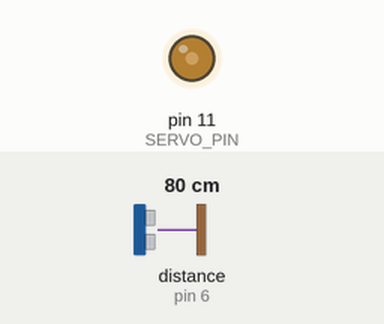
Bench run of a sketch on a simulated Arduino Uno, built with avr-gcc and run on an emulated ATmega328P. Shown: output pins drawn as LEDs (lit = HIGH). Wiring (inferred from the names in the program): ultrasonic range finder: trigger pin 5; echo pin 6. Inputs (shaded band) come from the test bench; at power-on: distance to the obstacle (sensor on pin 6) 80 cm. The echo pulse lasts 58.3 µs per cm; pins used as bus, display or sensor lines are not drawn; what the sketch prints to the serial monitor is not drawn.

Above: at 1.2 s.
1.3 s: distance to the obstacle (sensor on pin 6) set to 9 cm
2.8 s: distance to the obstacle (sensor on pin 6) set to 6 cm
At 4.9 s:
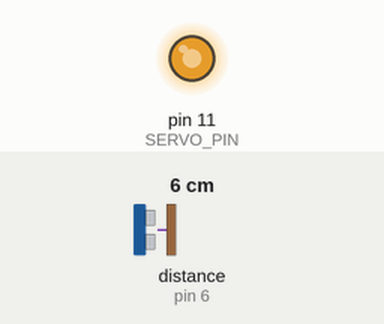
5.4 s: distance to the obstacle (sensor on pin 6) set to 18 cm
Timing chart, 0 to 10.6 s (numbered marks = the images above; inputs shaded):
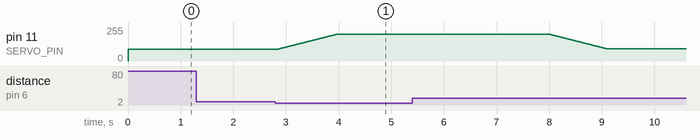

The sketch:

distance_sensor.ino
```cpp
#include <Arduino.h>

#define TRIGGER_PIN 5
#define ECHO_PIN 6
#define MAX_DISTANCE 200
#define DEEP_SLEEP 5 * 60 * 1000000
//#define DEBUG
#define SERVO_PIN 11
#define UPPER_LIMIT 200
#define LOWER_LIMIT 90
#define UPPER_PING 400
#define STEP_SIZE 1

long testDistance();
void sleepNow();
int angle = 0;

void setup() {
  Serial.begin(115200);
  pinMode(SERVO_PIN, OUTPUT);

  // Lower the boom gate to start
  analogWrite(SERVO_PIN, angle = LOWER_LIMIT);
  Serial.println("Reset");
}

void loop() {
  long ping = testDistance();

  delay(50);

  if(UPPER_PING > ping){
    // Lower the boom gate
    while(angle < UPPER_LIMIT){
      analogWrite(SERVO_PIN, angle);
      angle += STEP_SIZE;
      delay(10);
    }

    while(testDistance() > UPPER_PING){
      delay(10);
    }

    delay(4000); // Wait for the car to drive out

  }else{
    // Raise the boom gate
    while(angle > LOWER_LIMIT){
      analogWrite(SERVO_PIN, angle);
      angle -= STEP_SIZE;
      delay(10);
    }
  }

#ifdef DEBUG
  Serial.print("Ping: ");
  Serial.print(ping);
  Serial.println("cm");

  Serial.print("Angle: ");
  Serial.println(angle);
#endif

}

long testDistance(){
  pinMode(TRIGGER_PIN, OUTPUT);
  digitalWrite(TRIGGER_PIN, LOW);
  delayMicroseconds(2);
  digitalWrite(TRIGGER_PIN, HIGH);
  delayMicroseconds(10);
  digitalWrite(TRIGGER_PIN, LOW);
  delayMicroseconds(5);

  pinMode(ECHO_PIN, INPUT);
  long duration = pulseIn(ECHO_PIN, HIGH);

  return duration;
}
```

Measured:
- the behaviour switches between 8 and 7 cm on distance to the obstacle (sensor on pin 6) (found by bisection; images 0 and 1)
- after the input at 1.3 s, every drawn part: stays the same
- after the input at 2.8 s, pin 11 (SERVO_PIN): moves from 90/255 to 199/255 over 1.1 s, starting after 0.06 s
